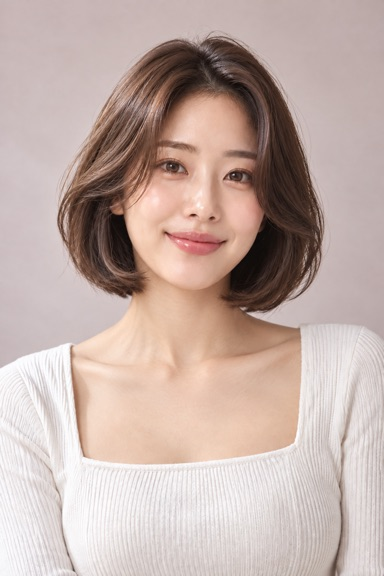
#> input picture image/generated-female-bob.jpg, 384 x 576 px
$ python normalize_all_turntables.py
#> lines starting #> are read from the running program, lines starting #| are printed output that depends on the picture
import os
import subprocess
import io
import numpy as np
from PIL import Image

TARGET_W = 360
TARGET_H = 480
TARGET_EYE_Y = 205
TARGET_EYE_X = 180

def get_raw_git_image(filepath):
    out = subprocess.check_output(['git', 'show', f'5d2f849:{filepath}'])
    return Image.open(io.BytesIO(out))

def clean_trim_white(im):
    arr = np.array(im)
    w, h = im.size
    lx, rx, ty, by = 0, w, 0, h
    # Left
    for x in range(35):
        if np.mean(np.all(arr[:150, x] > 230, axis=-1)) > 0.3:
            lx = x + 1
    if lx > 0: lx += 2
    # Right
    for x in range(w - 1, w - 35, -1):
        if np.mean(np.all(arr[:150, x] > 230, axis=-1)) > 0.3:
            rx = x
    if rx < w: rx -= 2
    # Bottom corners
    for y in range(h - 1, h - 50, -1):
        corner = np.concatenate([arr[y, :40], arr[y, w-40:]], axis=0)
        if np.mean(np.all(corner > 230, axis=-1)) > 0.3:
            by = y
    if by < h: by -= 2
    # Top
    for y in range(25):
        if np.mean(np.all(arr[y, :40] > 230, axis=-1)) > 0.3:
            ty = y + 1
    if ty > 0: ty += 2
    return im.crop((lx, ty, rx, by)), lx, ty

def run_normalization():
    # 1. Normalize the 6 high-res front style images
    # All 6 images have size 384x576, eye_y=192, eye_dist=80
    front_styles = {
        'female-bob-00.jpg': 'image/generated-female-bob.jpg',
        'female-medium-00.jpg': 'image/generated-female-layered.jpg',
        'female-hush-00.jpg': 'image/generated-female-hush.jpg',
        'female-lob-00.jpg': 'image/generated-female-lob.jpg',
        'female-bangs-00.jpg': 'image/generated-female-bangs.jpg',
        'female-wave-00.jpg': 'image/generated-female-wave.jpg',
    }

    print("=== Normalizing Front Style Images ===")
    for out_name, src_path in front_styles.items():
        im = Image.open(src_path)
#> im is the input picture: PIL image 384x576 RGB; mean R, G, B 194, 173.9, 167.1
        # Scaling: 384 -> 360 (scale = 360/384)
        # eye level on scaled image is 192 * (360/384) = 180px
        # to place eye at TARGET_EYE_Y = 205px, paste_y = 25px
        new_w = 360
        new_h = 540
        scaled = im.resize((new_w, new_h), Image.Resampling.LANCZOS)
        s_arr = np.array(scaled)

        canvas = np.zeros((TARGET_H, TARGET_W, 3), dtype=np.uint8)
        bg = np.median(s_arr[:15, :15], axis=(0, 1)).astype(np.uint8)
#> bg = [199, 182, 182]
        canvas[:25, :] = bg
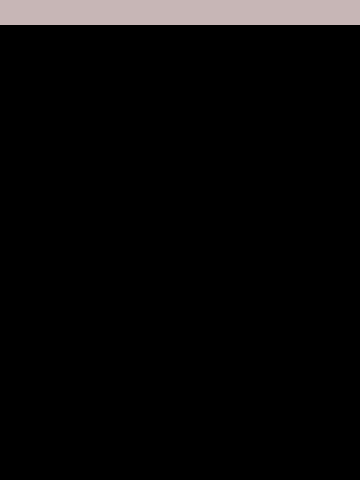
#> canvas: shape (480, 360, 3); mean of channels 0, 1, 2 10.4, 9.5, 9.5; drawn as R, G, B
        canvas[25:, :] = s_arr[:455, :]
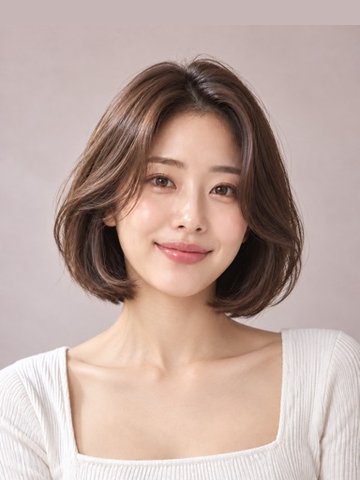
#> canvas: shape (480, 360, 3); mean of channels 0, 1, 2 189.3, 167, 159.6; drawn as R, G, B

        out_path = f"image/catalog-turntable/{out_name}"
        res = Image.fromarray(canvas)
        res.save(out_path, quality=95)
        print(f"Saved {out_path} (locked eye_y=205, width=360)")
#> pass 2 of the loop in run_normalization, `for out_name, src_path in front_styles.items():`:
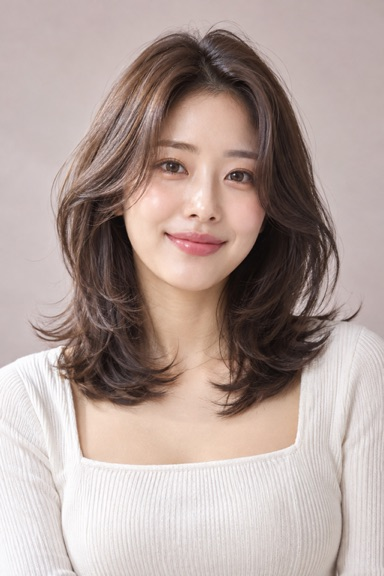
#> input picture image/generated-female-layered.jpg, 384 x 576 px
#> in run_normalization, im is the input picture: PIL image 384x576 RGB; mean R, G, B 178.5, 161, 155.4
#> bg = [195, 179, 179]
#> in run_normalization, `canvas[:25, :] = bg`:
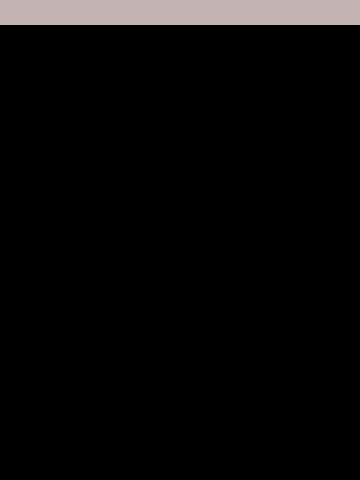
#> canvas: shape (480, 360, 3); mean of channels 0, 1, 2 10.2, 9.3, 9.3; drawn as R, G, B
#> in run_normalization, `canvas[25:, :] = s_arr[:455, :]`:
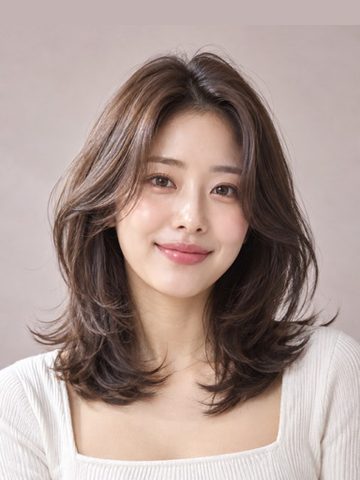
#> canvas: shape (480, 360, 3); mean of channels 0, 1, 2 171.6, 152.2, 146.2; drawn as R, G, B
#> pass 3 of the loop in run_normalization, `for out_name, src_path in front_styles.items():`:
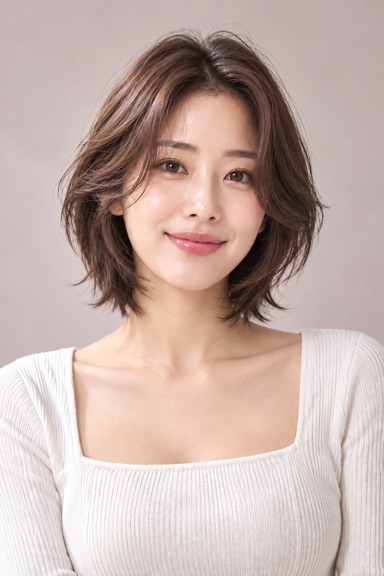
#> input picture image/generated-female-hush.jpg, 384 x 576 px
#> in run_normalization, im is the input picture: PIL image 384x576 RGB; mean R, G, B 196.3, 175.4, 169.3
#> bg = [198, 180, 180]
#> in run_normalization, `canvas[:25, :] = bg`:
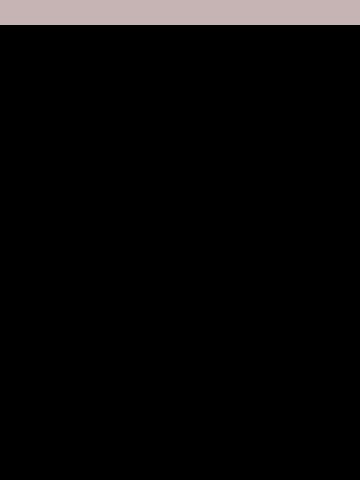
#> canvas: shape (480, 360, 3); mean of channels 0, 1, 2 10.3, 9.4, 9.4; drawn as R, G, B
#> in run_normalization, `canvas[25:, :] = s_arr[:455, :]`:
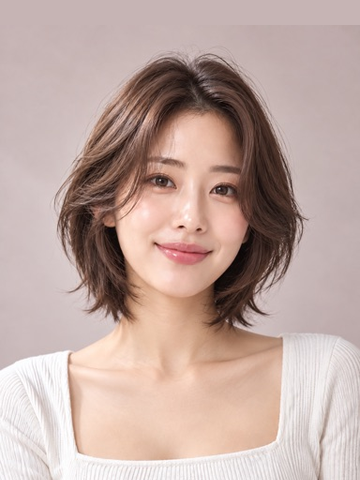
#> canvas: shape (480, 360, 3); mean of channels 0, 1, 2 191.5, 168.3, 161.5; drawn as R, G, B
#> the loop made 4 passes; the first 3 are shown

    # 2. Normalize Turntable Sequences (00..11) for bob, medium, long, male
    profiles_meta = {
        'female-bob': {
            'scale': 1.25874,
            'eye_raw_y': 193.0,
            'ref_front': 'image/catalog-turntable/female-bob-00.jpg'
        },
        'female-medium': {
            'scale': 1.25874,
            'eye_raw_y': 138.5,
            'ref_front': 'image/catalog-turntable/female-medium-00.jpg'
        },
        'female-long': {
            'scale': 1.25874,
            'eye_raw_y': 145.5,
            'ref_front': 'image/catalog-turntable/female-bangs-00.jpg'
        },
        'male': {
            'scale': 1.25874,
            'eye_raw_y': 148.0,
            'ref_front': 'image/catalog-turntable/male-00.jpg'
        }
    }

    # For female-long and male, process frame 00 first so ref_front exists
    for prof in ['female-long', 'male']:
        meta = profiles_meta[prof]
        scale = meta['scale']
        eye_raw_y = meta['eye_raw_y']
        paste_y = TARGET_EYE_Y - int(round(eye_raw_y * scale))
        rel_path = f"image/catalog-turntable/{prof}-00.jpg"
        im = get_raw_git_image(rel_path)
        trimmed, lx, ty = clean_trim_white(im)
        tw, th = trimmed.size
        new_w = int(round(tw * scale))
        new_h = int(round(th * scale))
        scaled = trimmed.resize((new_w, new_h), Image.Resampling.LANCZOS)
        s_arr = np.array(scaled)
        paste_x = (TARGET_W - new_w) // 2

        canvas = np.zeros((TARGET_H, TARGET_W, 3), dtype=np.uint8)
        bg = np.median(s_arr[:20, :20], axis=(0, 1)).astype(np.uint8)
        canvas[:, :] = bg

        cx1 = max(0, paste_x)
        cx2 = min(TARGET_W, paste_x + new_w)
        cy1 = max(0, paste_y)
        cy2 = min(TARGET_H, paste_y + new_h)
        sx1 = cx1 - paste_x
        sx2 = sx1 + (cx2 - cx1)
        sy1 = cy1 - paste_y
        sy2 = sy1 + (cy2 - cy1)
        canvas[cy1:cy2, cx1:cx2] = s_arr[sy1:sy2, sx1:sx2]
        if cy2 < TARGET_H:
            for y in range(cy2, TARGET_H):
                canvas[y, cx1:cx2] = canvas[cy2 - 1, cx1:cx2]
        Image.fromarray(canvas).save(rel_path, quality=95)

    print("\n=== Normalizing 360 Turntable Sequences with Ref Blend ===")
    for prof, meta in profiles_meta.items():
        scale = meta['scale']
        eye_raw_y = meta['eye_raw_y']
        paste_y = TARGET_EYE_Y - int(round(eye_raw_y * scale))
        ref_im = Image.open(meta['ref_front'])
        ref_canvas_base = np.array(ref_im).astype(float)

        for i in range(12):
            if i == 0 and prof in ['female-bob', 'female-medium', 'female-long', 'male']:
                continue

            rel_path = f"image/catalog-turntable/{prof}-{i:02d}.jpg"
            im = get_raw_git_image(rel_path)
            trimmed, lx, ty = clean_trim_white(im)
            tw, th = trimmed.size

            new_w = int(round(tw * scale))
            new_h = int(round(th * scale))
            scaled = trimmed.resize((new_w, new_h), Image.Resampling.LANCZOS)
            s_arr = np.array(scaled).astype(float)

            paste_x = (TARGET_W - new_w) // 2
            canvas = ref_canvas_base.copy()

            cx1 = max(0, paste_x)
            cx2 = min(TARGET_W, paste_x + new_w)
            cy1 = max(0, paste_y)
            cy2 = min(TARGET_H, paste_y + new_h)

            sx1 = cx1 - paste_x
            sx2 = sx1 + (cx2 - cx1)
            sy1 = cy1 - paste_y
            sy2 = sy1 + (cy2 - cy1)

            # Feather alpha mask on left and right borders of model
            feather_len = 12
            alpha_mask = np.ones((new_h, new_w), dtype=float)
            for x in range(min(feather_len, new_w // 2)):
                a = (x + 1) / (feather_len + 1)
                alpha_mask[:, x] = np.minimum(alpha_mask[:, x], a)
                alpha_mask[:, new_w - 1 - x] = np.minimum(alpha_mask[:, new_w - 1 - x], a)

            for c in range(3):
                blended = (s_arr[sy1:sy2, sx1:sx2, c] * alpha_mask[sy1:sy2, sx1:sx2] +
                           canvas[cy1:cy2, cx1:cx2, c] * (1.0 - alpha_mask[sy1:sy2, sx1:sx2]))
                canvas[cy1:cy2, cx1:cx2, c] = blended

            # Extend bottom if needed
            if cy2 < TARGET_H:
                for y in range(cy2, TARGET_H):
                    canvas[y, cx1:cx2] = canvas[cy2 - 1, cx1:cx2]

            out_im = Image.fromarray(np.clip(canvas, 0, 255).astype(np.uint8))
            out_im.save(rel_path, quality=95)
            print(f"  Processed {rel_path}: {new_w}x{new_h} pasted at ({paste_x}, {paste_y}) with ref_blend")

    # 3. Generate 15 Length x Bangs Matrix Images
    print("\n=== Generating 15 Length x Bangs Matrix Images ===")
    from PIL import ImageFilter
    bob = Image.open('image/catalog-turntable/female-bob-00.jpg')
    lob = Image.open('image/catalog-turntable/female-lob-00.jpg')
    med = Image.open('image/catalog-turntable/female-medium-00.jpg')
    hush = Image.open('image/catalog-turntable/female-hush-00.jpg')
    wave = Image.open('image/catalog-turntable/female-wave-00.jpg')
    bangs_src = Image.open('image/catalog-turntable/female-bangs-00.jpg')

    mask_bangs = Image.new('L', (360, 480), 0)
    m_arr = np.array(mask_bangs)
    Y, X = np.ogrid[:480, :360]
    dist_b = ((X - 180) / 44.0)**2 + ((Y - 155) / 42.0)**2
    valid = (dist_b < 1.0) & (Y < 202) & (Y > 115)
    m_arr[valid] = (255 * (1.0 - dist_b[valid])).astype(np.uint8)
    mask_bangs = Image.fromarray(m_arr).filter(ImageFilter.GaussianBlur(radius=6))

    mask_side = Image.new('L', (360, 480), 0)
    s_arr = np.array(mask_side)
    dist_l = ((X - 155) / 22.0)**2 + ((Y - 170) / 35.0)**2
    dist_r = ((X - 205) / 22.0)**2 + ((Y - 170) / 35.0)**2
    valid_l = (dist_l < 1.0) & (Y < 215) & (Y > 125)
    valid_r = (dist_r < 1.0) & (Y < 215) & (Y > 125)
    s_arr[valid_l] = (255 * (1.0 - dist_l[valid_l])).astype(np.uint8)
    s_arr[valid_r] = (255 * (1.0 - dist_r[valid_r])).astype(np.uint8)
    mask_side = Image.fromarray(s_arr).filter(ImageFilter.GaussianBlur(radius=6))

    # Length 1
    bob.save('image/catalog-turntable/female-len1-open.jpg', quality=95)
    Image.composite(bangs_src, bob, mask_bangs).save('image/catalog-turntable/female-len1-bangs.jpg', quality=95)
    Image.composite(med, bob, mask_side).save('image/catalog-turntable/female-len1-side.jpg', quality=95)
    # Length 2
    lob.save('image/catalog-turntable/female-len2-open.jpg', quality=95)
    Image.composite(bangs_src, lob, mask_bangs).save('image/catalog-turntable/female-len2-bangs.jpg', quality=95)
    Image.composite(med, lob, mask_side).save('image/catalog-turntable/female-len2-side.jpg', quality=95)
    # Length 3
    Image.composite(bob, med, mask_side).save('image/catalog-turntable/female-len3-open.jpg', quality=95)
    Image.composite(bangs_src, med, mask_bangs).save('image/catalog-turntable/female-len3-bangs.jpg', quality=95)
    med.save('image/catalog-turntable/female-len3-side.jpg', quality=95)
    # Length 4
    hush.save('image/catalog-turntable/female-len4-open.jpg', quality=95)
    Image.composite(bangs_src, hush, mask_bangs).save('image/catalog-turntable/female-len4-bangs.jpg', quality=95)
    Image.composite(med, hush, mask_side).save('image/catalog-turntable/female-len4-side.jpg', quality=95)
    # Length 5
    wave.save('image/catalog-turntable/female-len5-open.jpg', quality=95)
    bangs_src.save('image/catalog-turntable/female-len5-bangs.jpg', quality=95)
    Image.composite(med, wave, mask_side).save('image/catalog-turntable/female-len5-side.jpg', quality=95)
    print("  Saved 15 length + bangs matrix images successfully!")

    print("\nAll 360 turntable assets and front styles normalized with identical eye level and head scale!")

if __name__ == '__main__':
#> (the run stopped early here; a loop or call above may not have finished)
